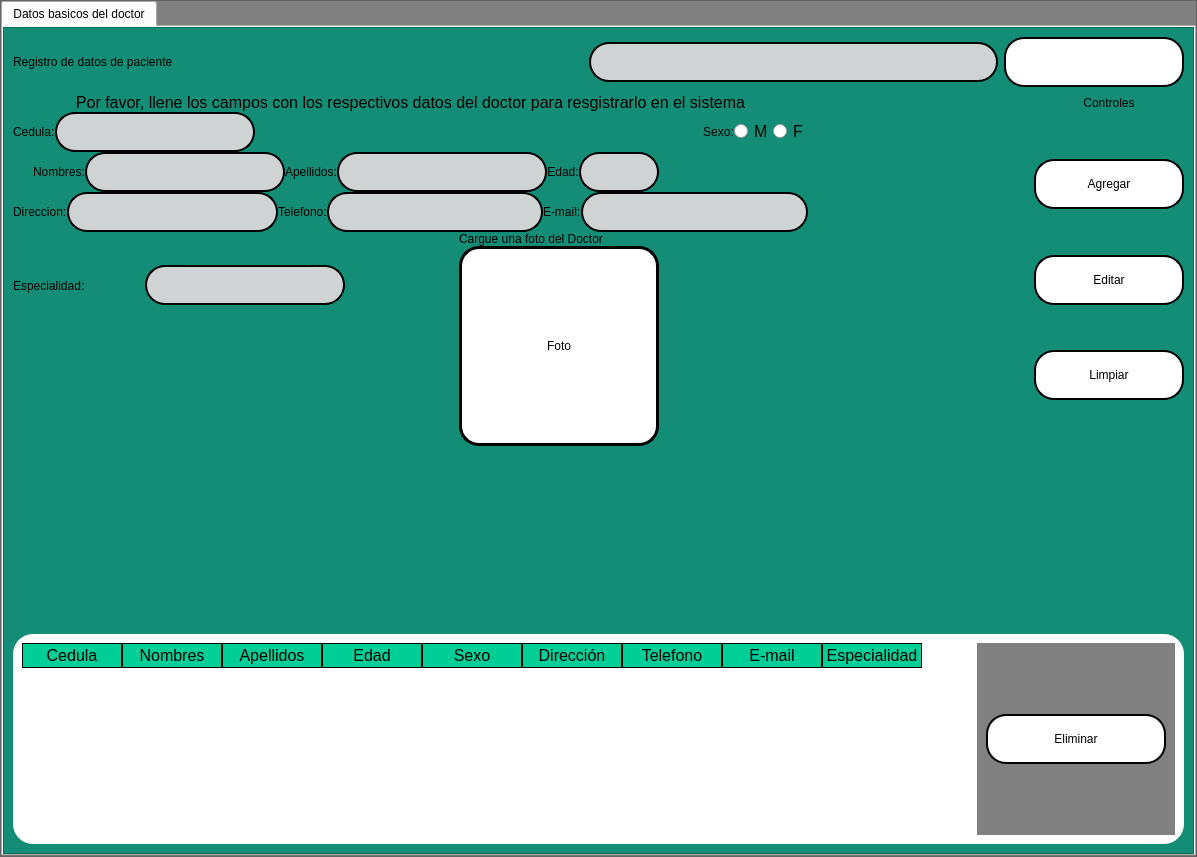
<?xml version="1.0" encoding="UTF-8"?>
<ui version="4.0">
 <class>MainWindow</class>
 <widget class="QMainWindow" name="MainWindow">
  <property name="geometry">
   <rect>
    <x>0</x>
    <y>0</y>
    <width>1197</width>
    <height>857</height>
   </rect>
  </property>
  <property name="windowTitle">
   <string>MainWindow</string>
  </property>
  <widget class="QWidget" name="centralwidget">
   <layout class="QVBoxLayout" name="verticalLayout">
    <property name="spacing">
     <number>0</number>
    </property>
    <property name="leftMargin">
     <number>0</number>
    </property>
    <property name="topMargin">
     <number>0</number>
    </property>
    <property name="rightMargin">
     <number>0</number>
    </property>
    <property name="bottomMargin">
     <number>0</number>
    </property>
    <item>
     <widget class="QFrame" name="frame">
      <property name="styleSheet">
       <string notr="true">QFrame{
background-color:gray;
}</string>
      </property>
      <property name="frameShape">
       <enum>QFrame::StyledPanel</enum>
      </property>
      <property name="frameShadow">
       <enum>QFrame::Raised</enum>
      </property>
      <layout class="QVBoxLayout" name="verticalLayout_2">
       <property name="spacing">
        <number>0</number>
       </property>
       <property name="leftMargin">
        <number>0</number>
       </property>
       <property name="topMargin">
        <number>0</number>
       </property>
       <property name="rightMargin">
        <number>0</number>
       </property>
       <property name="bottomMargin">
        <number>0</number>
       </property>
       <item>
        <widget class="QTabWidget" name="tabWidget">
         <property name="currentIndex">
          <number>0</number>
         </property>
         <widget class="QWidget" name="tab">
          <attribute name="title">
           <string>Datos basicos del doctor</string>
          </attribute>
          <layout class="QVBoxLayout" name="verticalLayout_3">
           <property name="spacing">
            <number>0</number>
           </property>
           <property name="leftMargin">
            <number>0</number>
           </property>
           <property name="topMargin">
            <number>0</number>
           </property>
           <property name="rightMargin">
            <number>0</number>
           </property>
           <property name="bottomMargin">
            <number>0</number>
           </property>
           <item>
            <widget class="QFrame" name="frame_2">
             <property name="styleSheet">
              <string notr="true">QFrame{
background-color:#138D75;
	font: 12pt &quot;Microsoft Sans Serif&quot;;
}
QTableWidget{
color:rgb(0,0,0);
gridline-color:rgb(0,206,151);
font-size:12pt;
}
QHeaderView::section{
background-color:rgb(0,206,151);
border:1px solid rgb(0,0,0);
font-size:12pt;
}
QTbaleWidget QTableCornerButton::section{
background-color:rgb(0,0,0);
border:1px solid  rgb(0,206,151);
}
QLineEdit{
border:2px solid rgb(0,0,0);
border-radius:20px;
background-color:#D0D3D4;
	font: 12pt &quot;Microsoft Sans Serif&quot;;
}
QPushButton{
border-radius:20px;
border:2px solid rgb(0,0,0);
background-color:white;
}
QPushButton:hover{
	background-color:#CB4335;
}</string>
             </property>
             <property name="frameShape">
              <enum>QFrame::StyledPanel</enum>
             </property>
             <property name="frameShadow">
              <enum>QFrame::Raised</enum>
             </property>
             <layout class="QVBoxLayout" name="verticalLayout_13">
              <item>
               <layout class="QHBoxLayout" name="horizontalLayout">
                <item>
                 <widget class="QLabel" name="title">
                  <property name="text">
                   <string>Registro de datos de paciente</string>
                  </property>
                 </widget>
                </item>
                <item>
                 <spacer name="horizontalSpacer">
                  <property name="orientation">
                   <enum>Qt::Horizontal</enum>
                  </property>
                  <property name="sizeHint" stdset="0">
                   <size>
                    <width>40</width>
                    <height>20</height>
                   </size>
                  </property>
                 </spacer>
                </item>
                <item>
                 <widget class="QLineEdit" name="in_busqueda">
                  <property name="minimumSize">
                   <size>
                    <width>0</width>
                    <height>40</height>
                   </size>
                  </property>
                 </widget>
                </item>
                <item>
                 <widget class="QPushButton" name="btn_buscar">
                  <property name="minimumSize">
                   <size>
                    <width>180</width>
                    <height>50</height>
                   </size>
                  </property>
                  <property name="maximumSize">
                   <size>
                    <width>180</width>
                    <height>16777215</height>
                   </size>
                  </property>
                  <property name="styleSheet">
                   <string notr="true"/>
                  </property>
                  <property name="text">
                   <string/>
                  </property>
                  <property name="icon">
                   <iconset>
                    <normaloff>ELEMENTOS GRAFICOS/buscar.png</normaloff>ELEMENTOS GRAFICOS/buscar.png</iconset>
                  </property>
                  <property name="iconSize">
                   <size>
                    <width>30</width>
                    <height>30</height>
                   </size>
                  </property>
                 </widget>
                </item>
               </layout>
              </item>
              <item>
               <layout class="QHBoxLayout" name="horizontalLayout_17">
                <property name="spacing">
                 <number>0</number>
                </property>
                <item>
                 <layout class="QVBoxLayout" name="verticalLayout_10">
                  <item>
                   <widget class="QLabel" name="label_2">
                    <property name="font">
                     <font>
                      <family>Microsoft Sans Serif</family>
                      <pointsize>12</pointsize>
                      <weight>50</weight>
                      <italic>false</italic>
                      <bold>false</bold>
                     </font>
                    </property>
                    <property name="text">
                     <string>Por favor, llene los campos con los respectivos datos del doctor para resgistrarlo en el sistema</string>
                    </property>
                    <property name="alignment">
                     <set>Qt::AlignCenter</set>
                    </property>
                   </widget>
                  </item>
                  <item>
                   <layout class="QVBoxLayout" name="verticalLayout_9">
                    <item>
                     <layout class="QHBoxLayout" name="horizontalLayout_15">
                      <item>
                       <layout class="QHBoxLayout" name="horizontalLayout_18">
                        <item>
                         <widget class="QLabel" name="lbl_cedul">
                          <property name="text">
                           <string>Cedula:</string>
                          </property>
                         </widget>
                        </item>
                        <item>
                         <widget class="QLineEdit" name="in_cedula">
                          <property name="minimumSize">
                           <size>
                            <width>200</width>
                            <height>40</height>
                           </size>
                          </property>
                         </widget>
                        </item>
                       </layout>
                      </item>
                      <item>
                       <spacer name="horizontalSpacer_3">
                        <property name="orientation">
                         <enum>Qt::Horizontal</enum>
                        </property>
                        <property name="sizeHint" stdset="0">
                         <size>
                          <width>448</width>
                          <height>20</height>
                         </size>
                        </property>
                       </spacer>
                      </item>
                      <item>
                       <layout class="QHBoxLayout" name="horizontalLayout_16">
                        <item>
                         <widget class="QLabel" name="lbl_gen">
                          <property name="text">
                           <string>Sexo:</string>
                          </property>
                          <property name="alignment">
                           <set>Qt::AlignCenter</set>
                          </property>
                         </widget>
                        </item>
                        <item>
                         <layout class="QHBoxLayout" name="horizontalLayout_5">
                          <item>
                           <widget class="QRadioButton" name="btn_m">
                            <property name="font">
                             <font>
                              <family>Microsoft Sans Serif</family>
                              <pointsize>12</pointsize>
                             </font>
                            </property>
                            <property name="styleSheet">
                             <string notr="true"/>
                            </property>
                            <property name="text">
                             <string>M</string>
                            </property>
                           </widget>
                          </item>
                          <item>
                           <widget class="QRadioButton" name="btn_f">
                            <property name="font">
                             <font>
                              <family>Microsoft Sans Serif</family>
                              <pointsize>12</pointsize>
                             </font>
                            </property>
                            <property name="text">
                             <string>F</string>
                            </property>
                           </widget>
                          </item>
                         </layout>
                        </item>
                       </layout>
                      </item>
                     </layout>
                    </item>
                    <item>
                     <layout class="QVBoxLayout" name="verticalLayout_8">
                      <item>
                       <layout class="QHBoxLayout" name="horizontalLayout_4">
                        <item>
                         <layout class="QHBoxLayout" name="horizontalLayout_10">
                          <item>
                           <spacer name="verticalSpacer_2">
                            <property name="orientation">
                             <enum>Qt::Vertical</enum>
                            </property>
                            <property name="sizeHint" stdset="0">
                             <size>
                              <width>20</width>
                              <height>40</height>
                             </size>
                            </property>
                           </spacer>
                          </item>
                          <item>
                           <widget class="QLabel" name="lbl_name">
                            <property name="minimumSize">
                             <size>
                              <width>50</width>
                              <height>0</height>
                             </size>
                            </property>
                            <property name="text">
                             <string>Nombres:</string>
                            </property>
                           </widget>
                          </item>
                          <item>
                           <widget class="QLineEdit" name="in_name">
                            <property name="minimumSize">
                             <size>
                              <width>200</width>
                              <height>40</height>
                             </size>
                            </property>
                           </widget>
                          </item>
                         </layout>
                        </item>
                        <item>
                         <layout class="QHBoxLayout" name="horizontalLayout_9">
                          <item>
                           <widget class="QLabel" name="lbl_apell">
                            <property name="text">
                             <string>Apellidos:</string>
                            </property>
                           </widget>
                          </item>
                          <item>
                           <widget class="QLineEdit" name="in_apell">
                            <property name="minimumSize">
                             <size>
                              <width>200</width>
                              <height>40</height>
                             </size>
                            </property>
                           </widget>
                          </item>
                         </layout>
                        </item>
                        <item>
                         <layout class="QHBoxLayout" name="horizontalLayout_8">
                          <item>
                           <widget class="QLabel" name="lbl_age">
                            <property name="text">
                             <string>Edad:</string>
                            </property>
                            <property name="alignment">
                             <set>Qt::AlignCenter</set>
                            </property>
                           </widget>
                          </item>
                          <item>
                           <widget class="QLineEdit" name="in_age">
                            <property name="minimumSize">
                             <size>
                              <width>80</width>
                              <height>40</height>
                             </size>
                            </property>
                            <property name="maximumSize">
                             <size>
                              <width>60</width>
                              <height>16777215</height>
                             </size>
                            </property>
                            <property name="maxLength">
                             <number>2</number>
                            </property>
                            <property name="alignment">
                             <set>Qt::AlignCenter</set>
                            </property>
                            <property name="clearButtonEnabled">
                             <bool>false</bool>
                            </property>
                           </widget>
                          </item>
                          <item>
                           <spacer name="horizontalSpacer_5">
                            <property name="orientation">
                             <enum>Qt::Horizontal</enum>
                            </property>
                            <property name="sizeHint" stdset="0">
                             <size>
                              <width>40</width>
                              <height>20</height>
                             </size>
                            </property>
                           </spacer>
                          </item>
                         </layout>
                        </item>
                       </layout>
                      </item>
                      <item>
                       <layout class="QHBoxLayout" name="horizontalLayout_3">
                        <item>
                         <layout class="QHBoxLayout" name="horizontalLayout_7">
                          <item>
                           <widget class="QLabel" name="lbl_dir">
                            <property name="text">
                             <string>Direccion:</string>
                            </property>
                           </widget>
                          </item>
                          <item>
                           <widget class="QLineEdit" name="in_dir">
                            <property name="minimumSize">
                             <size>
                              <width>200</width>
                              <height>40</height>
                             </size>
                            </property>
                           </widget>
                          </item>
                         </layout>
                        </item>
                        <item>
                         <layout class="QHBoxLayout" name="horizontalLayout_6">
                          <item>
                           <widget class="QLabel" name="lbl_number">
                            <property name="text">
                             <string>Telefono:</string>
                            </property>
                           </widget>
                          </item>
                          <item>
                           <widget class="QLineEdit" name="in_number">
                            <property name="minimumSize">
                             <size>
                              <width>200</width>
                              <height>40</height>
                             </size>
                            </property>
                           </widget>
                          </item>
                         </layout>
                        </item>
                        <item>
                         <layout class="QHBoxLayout" name="horizontalLayout_12">
                          <item>
                           <widget class="QLabel" name="lbl_mail">
                            <property name="text">
                             <string>E-mail:</string>
                            </property>
                           </widget>
                          </item>
                          <item>
                           <widget class="QLineEdit" name="in_mail">
                            <property name="minimumSize">
                             <size>
                              <width>200</width>
                              <height>40</height>
                             </size>
                            </property>
                           </widget>
                          </item>
                         </layout>
                        </item>
                       </layout>
                      </item>
                      <item>
                       <layout class="QHBoxLayout" name="horizontalLayout_14">
                        <item>
                         <layout class="QHBoxLayout" name="horizontalLayout_11">
                          <item>
                           <layout class="QVBoxLayout" name="verticalLayout_5">
                            <item>
                             <layout class="QHBoxLayout" name="horizontalLayout_13">
                              <item>
                               <widget class="QLabel" name="lbl_espec">
                                <property name="text">
                                 <string>Especialidad:</string>
                                </property>
                               </widget>
                              </item>
                              <item>
                               <spacer name="verticalSpacer_4">
                                <property name="orientation">
                                 <enum>Qt::Vertical</enum>
                                </property>
                                <property name="sizeHint" stdset="0">
                                 <size>
                                  <width>20</width>
                                  <height>40</height>
                                 </size>
                                </property>
                               </spacer>
                              </item>
                              <item>
                               <spacer name="horizontalSpacer_8">
                                <property name="orientation">
                                 <enum>Qt::Horizontal</enum>
                                </property>
                                <property name="sizeHint" stdset="0">
                                 <size>
                                  <width>40</width>
                                  <height>20</height>
                                 </size>
                                </property>
                               </spacer>
                              </item>
                              <item>
                               <widget class="QLineEdit" name="in_espec">
                                <property name="minimumSize">
                                 <size>
                                  <width>200</width>
                                  <height>40</height>
                                 </size>
                                </property>
                               </widget>
                              </item>
                              <item>
                               <spacer name="horizontalSpacer_7">
                                <property name="orientation">
                                 <enum>Qt::Horizontal</enum>
                                </property>
                                <property name="sizeHint" stdset="0">
                                 <size>
                                  <width>40</width>
                                  <height>20</height>
                                 </size>
                                </property>
                               </spacer>
                              </item>
                             </layout>
                            </item>
                            <item>
                             <spacer name="verticalSpacer">
                              <property name="orientation">
                               <enum>Qt::Vertical</enum>
                              </property>
                              <property name="sizeHint" stdset="0">
                               <size>
                                <width>20</width>
                                <height>40</height>
                               </size>
                              </property>
                             </spacer>
                            </item>
                           </layout>
                          </item>
                          <item>
                           <spacer name="horizontalSpacer_4">
                            <property name="orientation">
                             <enum>Qt::Horizontal</enum>
                            </property>
                            <property name="sizeHint" stdset="0">
                             <size>
                              <width>40</width>
                              <height>20</height>
                             </size>
                            </property>
                           </spacer>
                          </item>
                          <item>
                           <layout class="QVBoxLayout" name="verticalLayout_4">
                            <item>
                             <widget class="QLabel" name="lbl_foto">
                              <property name="text">
                               <string>Cargue una foto del Doctor</string>
                              </property>
                             </widget>
                            </item>
                            <item>
                             <widget class="QLabel" name="foto">
                              <property name="minimumSize">
                               <size>
                                <width>200</width>
                                <height>200</height>
                               </size>
                              </property>
                              <property name="maximumSize">
                               <size>
                                <width>200</width>
                                <height>200</height>
                               </size>
                              </property>
                              <property name="styleSheet">
                               <string notr="true">QFrame{
	background-color: rgb(255, 255, 255);
border: 3px solid rgb(0, 0, 0);
border-radius:20px;
}</string>
                              </property>
                              <property name="text">
                               <string>Foto</string>
                              </property>
                              <property name="alignment">
                               <set>Qt::AlignCenter</set>
                              </property>
                             </widget>
                            </item>
                           </layout>
                          </item>
                          <item>
                           <spacer name="horizontalSpacer_9">
                            <property name="orientation">
                             <enum>Qt::Horizontal</enum>
                            </property>
                            <property name="sizeHint" stdset="0">
                             <size>
                              <width>40</width>
                              <height>20</height>
                             </size>
                            </property>
                           </spacer>
                          </item>
                          <item>
                           <spacer name="horizontalSpacer_2">
                            <property name="orientation">
                             <enum>Qt::Horizontal</enum>
                            </property>
                            <property name="sizeHint" stdset="0">
                             <size>
                              <width>40</width>
                              <height>20</height>
                             </size>
                            </property>
                           </spacer>
                          </item>
                         </layout>
                        </item>
                       </layout>
                      </item>
                     </layout>
                    </item>
                   </layout>
                  </item>
                 </layout>
                </item>
                <item>
                 <spacer name="horizontalSpacer_6">
                  <property name="orientation">
                   <enum>Qt::Horizontal</enum>
                  </property>
                  <property name="sizeHint" stdset="0">
                   <size>
                    <width>40</width>
                    <height>20</height>
                   </size>
                  </property>
                 </spacer>
                </item>
                <item>
                 <layout class="QVBoxLayout" name="verticalLayout_6">
                  <property name="leftMargin">
                   <number>0</number>
                  </property>
                  <item>
                   <widget class="QLabel" name="label_3">
                    <property name="minimumSize">
                     <size>
                      <width>100</width>
                      <height>20</height>
                     </size>
                    </property>
                    <property name="maximumSize">
                     <size>
                      <width>250</width>
                      <height>20</height>
                     </size>
                    </property>
                    <property name="styleSheet">
                     <string notr="true">QLabel{
border:0px;
}</string>
                    </property>
                    <property name="text">
                     <string>Controles</string>
                    </property>
                    <property name="alignment">
                     <set>Qt::AlignCenter</set>
                    </property>
                   </widget>
                  </item>
                  <item>
                   <layout class="QVBoxLayout" name="verticalLayout_7">
                    <item>
                     <spacer name="verticalSpacer_10">
                      <property name="orientation">
                       <enum>Qt::Vertical</enum>
                      </property>
                      <property name="sizeHint" stdset="0">
                       <size>
                        <width>20</width>
                        <height>40</height>
                       </size>
                      </property>
                     </spacer>
                    </item>
                    <item>
                     <widget class="QPushButton" name="btn_agg">
                      <property name="minimumSize">
                       <size>
                        <width>150</width>
                        <height>50</height>
                       </size>
                      </property>
                      <property name="maximumSize">
                       <size>
                        <width>150</width>
                        <height>50</height>
                       </size>
                      </property>
                      <property name="text">
                       <string>Agregar</string>
                      </property>
                     </widget>
                    </item>
                    <item>
                     <spacer name="verticalSpacer_6">
                      <property name="orientation">
                       <enum>Qt::Vertical</enum>
                      </property>
                      <property name="sizeHint" stdset="0">
                       <size>
                        <width>20</width>
                        <height>40</height>
                       </size>
                      </property>
                     </spacer>
                    </item>
                    <item>
                     <widget class="QPushButton" name="btn_edit">
                      <property name="minimumSize">
                       <size>
                        <width>150</width>
                        <height>50</height>
                       </size>
                      </property>
                      <property name="maximumSize">
                       <size>
                        <width>150</width>
                        <height>50</height>
                       </size>
                      </property>
                      <property name="text">
                       <string>Editar</string>
                      </property>
                     </widget>
                    </item>
                    <item>
                     <spacer name="verticalSpacer_11">
                      <property name="orientation">
                       <enum>Qt::Vertical</enum>
                      </property>
                      <property name="sizeHint" stdset="0">
                       <size>
                        <width>20</width>
                        <height>40</height>
                       </size>
                      </property>
                     </spacer>
                    </item>
                    <item>
                     <widget class="QPushButton" name="btn_clear">
                      <property name="minimumSize">
                       <size>
                        <width>150</width>
                        <height>50</height>
                       </size>
                      </property>
                      <property name="maximumSize">
                       <size>
                        <width>150</width>
                        <height>50</height>
                       </size>
                      </property>
                      <property name="text">
                       <string>Limpiar</string>
                      </property>
                     </widget>
                    </item>
                    <item>
                     <spacer name="verticalSpacer_12">
                      <property name="orientation">
                       <enum>Qt::Vertical</enum>
                      </property>
                      <property name="sizeHint" stdset="0">
                       <size>
                        <width>20</width>
                        <height>40</height>
                       </size>
                      </property>
                     </spacer>
                    </item>
                   </layout>
                  </item>
                 </layout>
                </item>
               </layout>
              </item>
              <item>
               <spacer name="verticalSpacer_7">
                <property name="orientation">
                 <enum>Qt::Vertical</enum>
                </property>
                <property name="sizeHint" stdset="0">
                 <size>
                  <width>20</width>
                  <height>40</height>
                 </size>
                </property>
               </spacer>
              </item>
              <item>
               <widget class="QFrame" name="frame_3">
                <property name="styleSheet">
                 <string notr="true">QFrame{
background-color:white;
border-radius:20px;
}</string>
                </property>
                <property name="frameShape">
                 <enum>QFrame::StyledPanel</enum>
                </property>
                <property name="frameShadow">
                 <enum>QFrame::Raised</enum>
                </property>
                <layout class="QHBoxLayout" name="horizontalLayout_2">
                 <item>
                  <widget class="QTableWidget" name="tabla_doctores">
                   <property name="minimumSize">
                    <size>
                     <width>920</width>
                     <height>0</height>
                    </size>
                   </property>
                   <property name="maximumSize">
                    <size>
                     <width>920</width>
                     <height>16777215</height>
                    </size>
                   </property>
                   <property name="styleSheet">
                    <string notr="true"/>
                   </property>
                   <column>
                    <property name="text">
                     <string>Cedula</string>
                    </property>
                   </column>
                   <column>
                    <property name="text">
                     <string>Nombres</string>
                    </property>
                   </column>
                   <column>
                    <property name="text">
                     <string>Apellidos</string>
                    </property>
                   </column>
                   <column>
                    <property name="text">
                     <string>Edad</string>
                    </property>
                   </column>
                   <column>
                    <property name="text">
                     <string>Sexo</string>
                    </property>
                   </column>
                   <column>
                    <property name="text">
                     <string>Dirección</string>
                    </property>
                   </column>
                   <column>
                    <property name="text">
                     <string>Telefono</string>
                    </property>
                   </column>
                   <column>
                    <property name="text">
                     <string>E-mail</string>
                    </property>
                   </column>
                   <column>
                    <property name="text">
                     <string>Especialidad</string>
                    </property>
                   </column>
                  </widget>
                 </item>
                 <item>
                  <spacer name="horizontalSpacer_10">
                   <property name="orientation">
                    <enum>Qt::Horizontal</enum>
                   </property>
                   <property name="sizeHint" stdset="0">
                    <size>
                     <width>16</width>
                     <height>20</height>
                    </size>
                   </property>
                  </spacer>
                 </item>
                 <item>
                  <widget class="QFrame" name="frame_4">
                   <property name="styleSheet">
                    <string notr="true">QFrame{
background-color:gray;
border-radius:0px
}</string>
                   </property>
                   <property name="frameShape">
                    <enum>QFrame::StyledPanel</enum>
                   </property>
                   <property name="frameShadow">
                    <enum>QFrame::Raised</enum>
                   </property>
                   <layout class="QVBoxLayout" name="verticalLayout_12">
                    <item>
                     <layout class="QVBoxLayout" name="verticalLayout_11">
                      <item>
                       <spacer name="verticalSpacer_3">
                        <property name="orientation">
                         <enum>Qt::Vertical</enum>
                        </property>
                        <property name="sizeHint" stdset="0">
                         <size>
                          <width>20</width>
                          <height>40</height>
                         </size>
                        </property>
                       </spacer>
                      </item>
                      <item>
                       <widget class="QPushButton" name="btn_delete">
                        <property name="minimumSize">
                         <size>
                          <width>180</width>
                          <height>50</height>
                         </size>
                        </property>
                        <property name="maximumSize">
                         <size>
                          <width>120</width>
                          <height>50</height>
                         </size>
                        </property>
                        <property name="text">
                         <string>Eliminar</string>
                        </property>
                       </widget>
                      </item>
                      <item>
                       <spacer name="verticalSpacer_5">
                        <property name="orientation">
                         <enum>Qt::Vertical</enum>
                        </property>
                        <property name="sizeHint" stdset="0">
                         <size>
                          <width>20</width>
                          <height>40</height>
                         </size>
                        </property>
                       </spacer>
                      </item>
                     </layout>
                    </item>
                   </layout>
                  </widget>
                 </item>
                </layout>
               </widget>
              </item>
             </layout>
            </widget>
           </item>
          </layout>
         </widget>
        </widget>
       </item>
      </layout>
     </widget>
    </item>
   </layout>
  </widget>
  <widget class="QMenuBar" name="menubar">
   <property name="geometry">
    <rect>
     <x>0</x>
     <y>0</y>
     <width>1197</width>
     <height>21</height>
    </rect>
   </property>
  </widget>
 </widget>
 <resources/>
 <connections/>
</ui>
